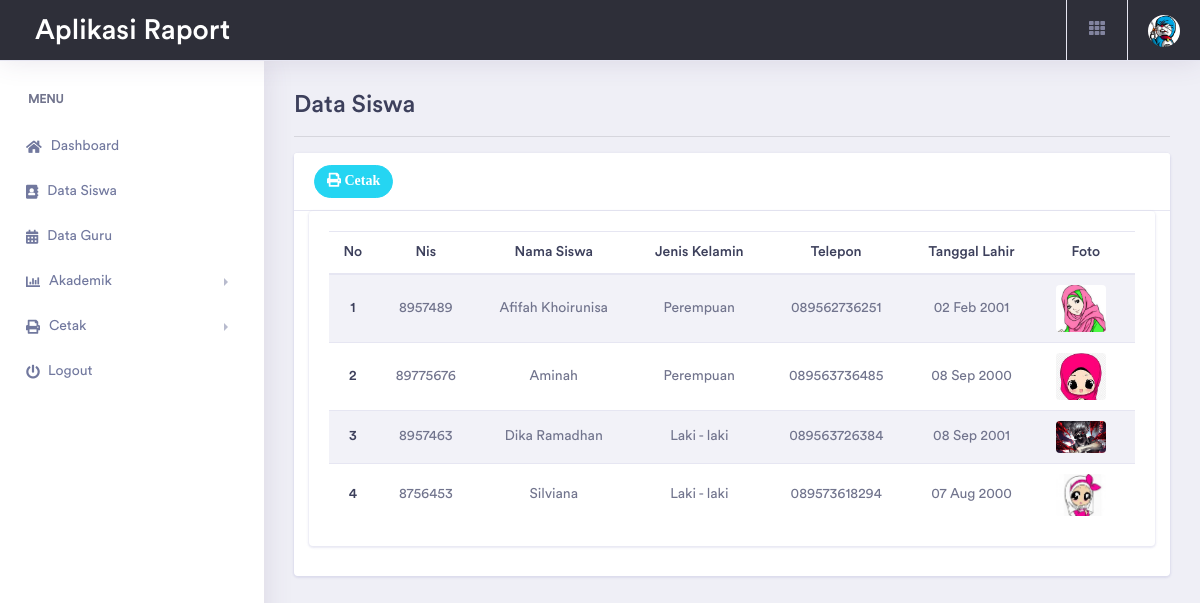
/page/admin/index.php?page=laporansiswa (signed in), run on the app's committed database.
### tables this page shows
CREATE TABLE `siswa` (
  `id_siswa` int(100) NOT NULL,
  `kode_siswa` varchar(100) NOT NULL,
  `nis` varchar(50) NOT NULL,
  `username` varchar(100) NOT NULL,
  `password` varchar(100) NOT NULL,
  `nama_siswa` varchar(100) NOT NULL,
  `alamat` varchar(100) NOT NULL,
  `tempat_lahir` varchar(100) NOT NULL,
  `telepon` varchar(50) NOT NULL,
  `jenis_kelamin` enum('L','P') NOT NULL,
  `tanggal_lahir` date NOT NULL,
  `agama` enum('Islam','Kristen','Khatolik','Budha','Konghucu') NOT NULL,
  `tahun_angkatan` varchar(100) NOT NULL,
  `foto_siswa` varchar(100) NOT NULL,
  `status` enum('Aktif','Tidak Aktif') NOT NULL,
  `level` varchar(50) NOT NULL
);

### functions.php (called while the page is built, shortened)
<?php
    $conn = mysqli_connect("localhost", "root", "", "_raport");
    function tampil($query) {
        global $conn;
        $result = mysqli_query($conn, $query);
        $rows = [];
        while($row = mysqli_fetch_assoc($result)) {
            $rows[] = $row;
        }
        return $rows;
    }

### page/admin/laporan/laporan siswa/laporan_siswa.php (the view, shortened to what this page needs)
<!DOCTYPE html>
<html lang="en">
<head>
</head>
<body>
	<div class="dashboard-wrapper">
		<div class="dashboard-ecommerce">
			<div class="container-fluid dashboard-content ">
				<div class="row">
					<div class="col-xl-12 col-lg-12 col-md-12 col-sm-12 col-12">
						<div class="page-header">
							<h2 class="pageheader-title">Data Siswa</h2><hr>
					<div class="row">
					<div class="col-xl-12 col-lg-12 col-md-12 col-sm-12 col-12">
						<div class="card">
							<h5 class="card-header">
								<a href="../../cetak/cetak_siswa.php" target="_blank" class="btn btn-rounded btn-info btn-sm">
									<i class="fas fa-print"> Cetak </i>
								</a>
							</h5>
								<div class="col-xl-12 col-lg-12 col-md-12 col-sm-12 col-12">
								<div class="card">
									<div class="card-body">
										<div class="table-responsive">
								<table class="table table-striped">
									<thead>
										<tr style="text-align: center;">
											<th scope="col">No</th>
											<th scope="col">Nis</th>
											<th scope="col">Nama Siswa</th>
											<th scope="col">Jenis Kelamin</th>
											<th scope="col">Telepon</th>
											<th scope="col">Tanggal Lahir</th>
											<th scope="col">Foto</th>
										</tr>
									</thead>
									<tbody>
									<?php
										$no = 1;
										$result = tampil("select * from siswa order by nama_siswa asc");
										foreach($result as $data) {
											@$jk = ($data['jenis_kelamin'] == L)?"Laki - laki":"Perempuan";
									?>
										<tr>
											<th scope="row" style="text-align: center;"><?= $no++; ?></th>
											<td style="text-align: center;"><?= $data['nis']; ?></td>
											<td style="text-align: center;"><?= $data['nama_siswa']; ?></td>
											<td style="text-align: center;"><?= $jk; ?></td>
											<td style="text-align: center;"><?= $data['telepon']; ?></td>
											<td style="text-align: center;"><?= date("d M Y", strtotime($data['tanggal_lahir'])); ?></td>
											<td style="text-align: center;">
												<div class="m-r-10">
													<img src="../../assets/img/siswa/<?php echo $data['foto_siswa'] ?>" alt="user" class="rounded" width="50">
												</div>
											</td>
										</tr>
									<?php
										}
									?>
									</tbody>
                                    </table>
								</div>
								</div>
								</div>
							</div>
						</div>
					</div>
				</div>
			</div>
		</div>
	</div>
			</div>
		</div>
	</div>
</body>
</html>

### data on the page
siswa: nis "8957489", nama_siswa "Afifah Khoirunisa", jenis_kelamin "Perempuan", telepon "089562736251", tanggal_lahir "02 Feb 2001", foto_siswa (picture)
siswa: nis "89775676", nama_siswa "Aminah", jenis_kelamin "Perempuan", telepon "089563736485", tanggal_lahir "08 Sep 2000", foto_siswa (picture)
siswa: nis "8957463", nama_siswa "Dika Ramadhan", jenis_kelamin "Laki - laki", telepon "089563726384", tanggal_lahir "08 Sep 2001", foto_siswa (picture)
siswa: nis "8756453", nama_siswa "Silviana", jenis_kelamin "Laki - laki", telepon "089573618294", tanggal_lahir "07 Aug 2000", foto_siswa (picture)
